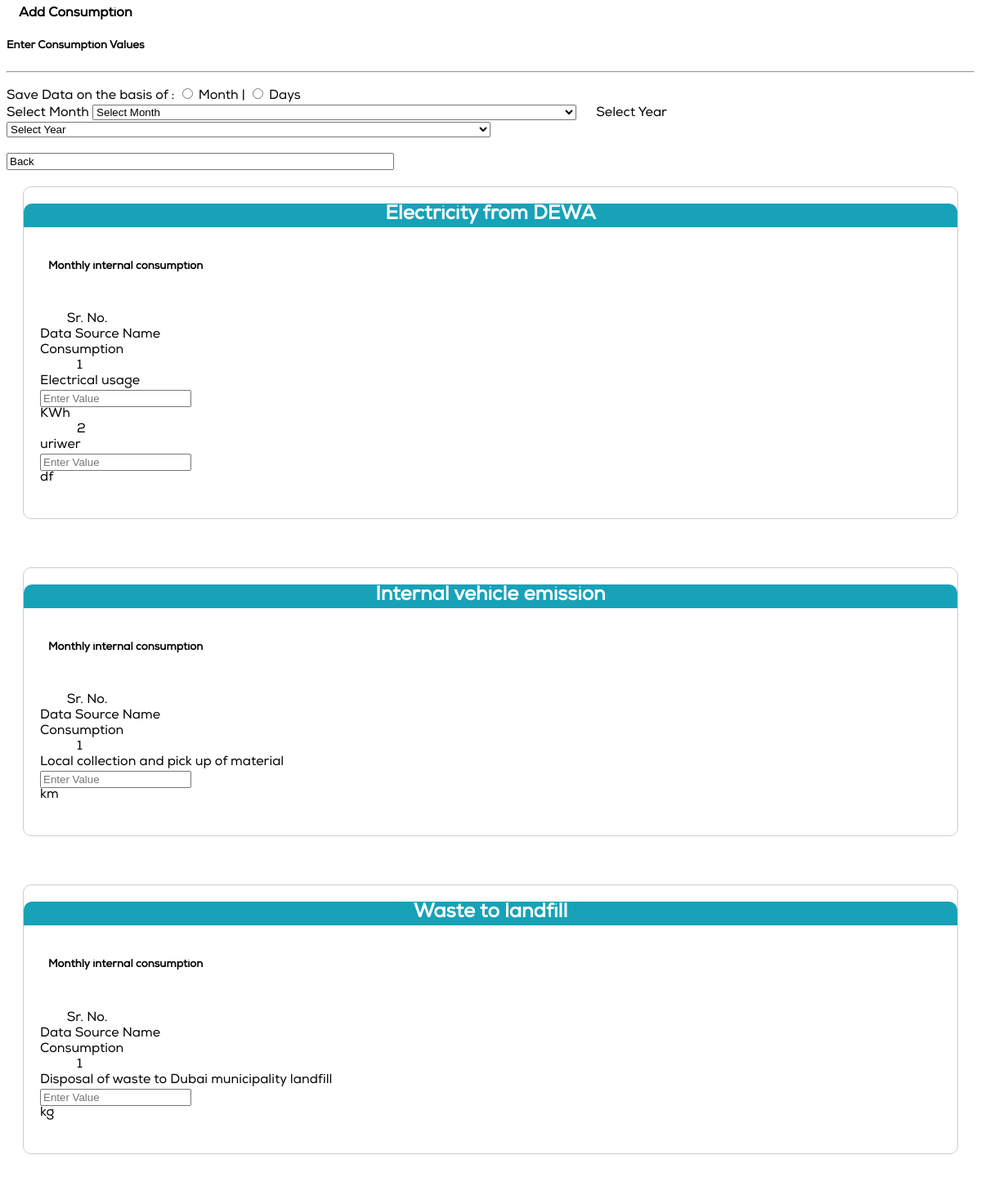
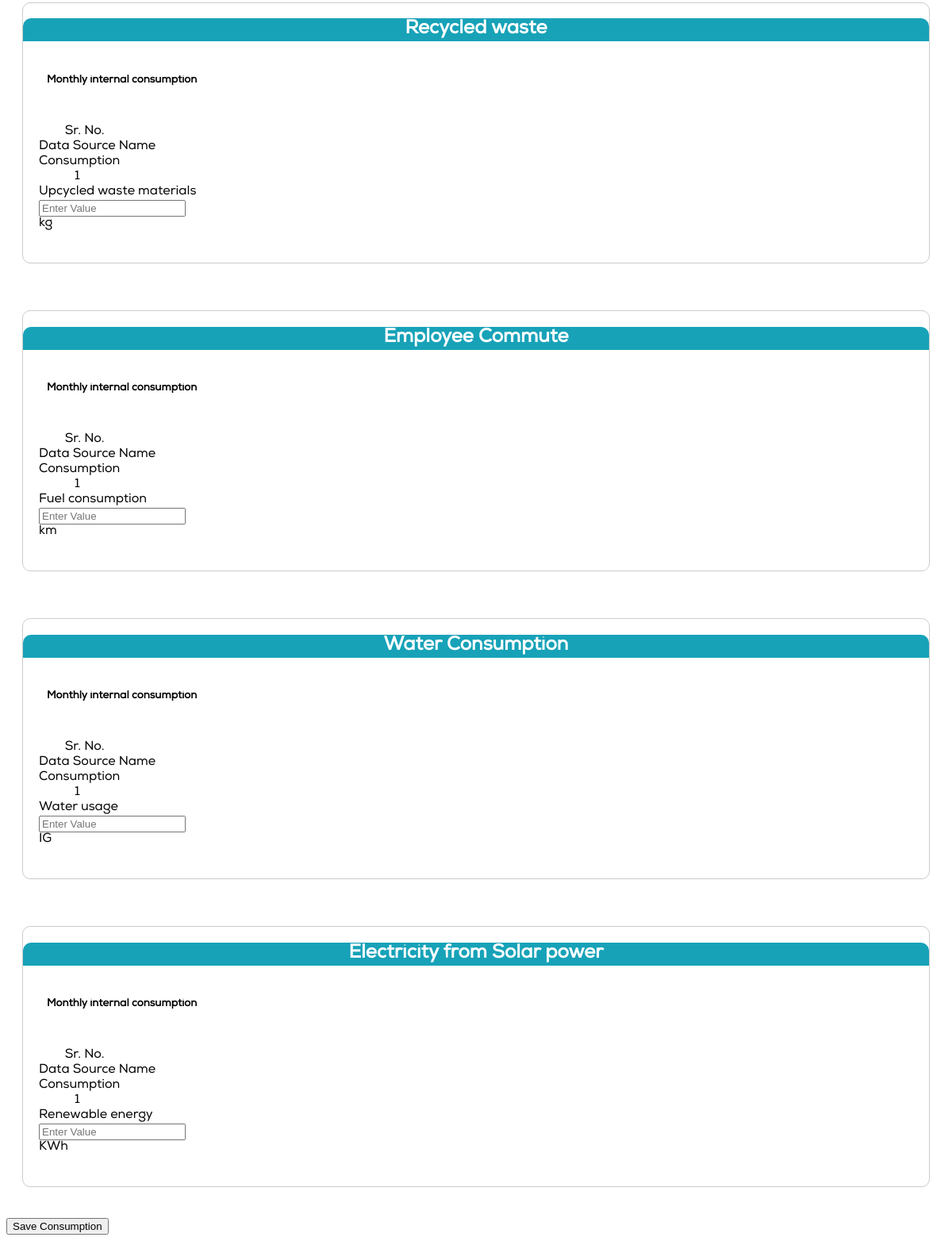
Page /alpha20feb/consumption2.php (signed in) on the committed database (2 pictures, top to bottom).
### tables this page shows
CREATE TABLE `data_source` (
  `data_source_id` int(11) NOT NULL,
  `data_source_name` varchar(45) NOT NULL,
  `data_source_units` varchar(45) DEFAULT NULL,
  `is_visibility` int(11) NOT NULL DEFAULT 1,
  `icon` varchar(500) NOT NULL
);

CREATE TABLE `data_source_group` (
  `data_source_group_id` int(11) NOT NULL,
  `data_source_id` int(11) DEFAULT NULL,
  `data_source_group_name` varchar(100) DEFAULT NULL,
  `is_visibility` int(11) NOT NULL DEFAULT 1
);

CREATE TABLE `data_source_subcategory` (
  `data_source_subcategory_id` int(11) NOT NULL,
  `data_source_id` int(11) DEFAULT NULL,
  `data_source_subcategory_name` varchar(250) DEFAULT NULL,
  `data_source_group_id` int(11) DEFAULT NULL,
  `data_source_subcategory_unit` varchar(45) DEFAULT NULL,
  `is_visibility` int(11) NOT NULL DEFAULT 1,
  `is_reduction` varchar(45) DEFAULT NULL,
  `data_source_subcategory_unit2` varchar(255) DEFAULT NULL
);

### alpha20feb/consumption2.php (the view, shortened to what this page needs)
<?php require 'includes/header_start.php';
include 'database.php';
?>
        <link rel="stylesheet" href="plugins/morris/morris.css">
            <div class="content-page">
                <div class="content">
                <div class="col-sm-6">
					<h4 style="margin-left: 15px;">Add Consumption</h4>
				</div>
                    <div class="container-fluid">
                    <div class="card">
                        <div class="card-body">
                    <h5 class="card-title">Enter Consumption Values </h5>
                    </div>
                    <hr>
                        <div class="card-body">
            <div class="card" style="margin-bottom:10px ;">
            <div class="card-body">
            <div class="row">
            <div class="col-md-4" style="margin-top:7px ;">
            <label for="choice">Save Data on the basis of :</label>
            <input type="radio" name="choice" value="yes" id="yesRadio"> Month |
            <input type="radio" name="choice" value="no" id="noRadio"> Days
                  </div>
                    <div class="col-md-8">
                    <div   id="monthYearFields">
                        <div class="row">
                    <label for="inputPassword3" class="col-form-label col-md-2" style ="width:100% ;" >Select Month</label>
                    <select class="form-control select2 col-md-3" name="month" data-dropdown-css-class="select2" style="margin-left:0%; width:50% ;" id="monthSelect" required>
					<option value="">Select Month</option>
                    </select>
                    <label for="inputPassword3" class="col-form-label col-md-2" style ="width:100% ;margin-left:20px">Select Year</label>
                    <select class="form-control select2 col-md-3" name="year" data-dropdown-css-class="select2" style="margin-left:0%; width:50% ;" id="monthSelect" required>
					<option value="">Select Year</option>
                    </select>
                    </div>
                    </div>
                    </div>
                    </div>
                    <div class="col-md-2">
                    <h3 class="card-title"><a href="table_consumption.php"><input  style="margin-left:0; width:40%" class="btn btn-success float-left" value="Back"></a></h1>
                    </div>
                   </div>
                </div>
            </div>
            <?php
            $sql1= "select * from data_source where is_visibility='1'";
            $result1= mysqli_query($conn, $sql1);
            $data_source=array();
            if(mysqli_num_rows($result1)>0){
                while($row1=mysqli_fetch_assoc($result1)){
                    $data_source[]=$row1;
                }
            }
            foreach($data_source as $value_source){
            ?>
			<div id="myDiv" class="myDiv" style=" border: 1px solid #ccc; padding: 20px;margin:20px; border-radius: 10px;">
            <div style="margin: -20px; background-color:#17a2b8; color:white; text-align: center; border-radius: 10px 10px 0px 0px;">
            <h2><?php print_r($value_source['data_source_name']); ?></h2>
			</div>
<br>
            <?php
          $data_source_id=$value_source['data_source_id'];
            $sql2= "select * from data_source_group where data_source_id=$data_source_id and is_visibility='1'";
            $result2= mysqli_query($conn, $sql2);
            $data_source_group=array();
            if(mysqli_num_rows($result2)>0){
                while($row2=mysqli_fetch_assoc($result2)){
                    $data_source_group[]=$row2;
                }
            }
            foreach($data_source_group as $value_group){
            ?>
            <h5 style="margin-left: 10px;"><?php print_r($value_group['data_source_group_name'])?></h5>
			<div class="row" style="padding-top:25px!important;">
					<div class="col-2">
						<div class="form-group">
							<label>&nbsp;&nbsp;&nbsp;&nbsp;&nbsp;&nbsp;&nbsp; Sr. No.</label><br>
						</div>
					</div>
					<div class="col-6">
						<div class="form-group">
							<label>Data Source Name</label><br>
						</div>
					</div>
					<div class="col-2">
						<div class="form-group" >
							<label>Consumption</label>
						</div>
					</div>
				</div>
				<?php
            $data_source_id=$value_source['data_source_id'];
			 $data_source_group_id=$value_group['data_source_group_id'];
            $sql3= "select * from  data_source_subcategory where data_source_id='$data_source_id' and data_source_group_id='$data_source_group_id'
		   order by data_source_subcategory_id ASC";
            $result3= mysqli_query($conn, $sql3);
			$data_subcategory=array();
            if(mysqli_num_rows($result3)>0){
                while($row3=mysqli_fetch_assoc($result3)){
                    $data_subcategory[]=$row3;
                }
            }
$sno=1;
            foreach($data_subcategory as $value_subcategory){
            ?>
				<div class="row">
					<div class="col-2">
						<div class="form-group">
							<label style="font-weight: 300;  margin-top: 4px;">&nbsp;&nbsp;&nbsp;&nbsp;&nbsp;&nbsp;&nbsp;&nbsp;&nbsp;&nbsp; <?php echo $sno;?></label>
						</div>
					</div>
					<div class="col-6">
						<div class="form-group">
							<label style="font-weight: 300;  margin-top: 4px;"><?php print_r($value_subcategory['data_source_subcategory_name']);?></label>
						</div>
					</div>
					<div class="col-2">
						<div class="form-group" >
							<input type="text" class="form-control" name="consumption_value[]" placeholder="Enter Value" pattern="\d*\.?\d+" title="Please enter a numeric value." required>
						</div>
					</div>
					<div class="col-2">
						<div class="form-group" >
						<label style="font-weight: 300; margin-top: 4px;"><?php print_r($value_subcategory['data_source_subcategory_unit']);?></label>
						</div>
					</div>
				</div>
				<?php
				$sno++;
            }
			?>
<?php
		}
	?>
	<br></div><br>
	<?php
        }
				?>
				</div>
			    <div class="card-footer">
				<input type="submit"  class="btn btn-info" name="submit" value="Save Consumption" >
				</div>
				</div>
                        </div>
                    </div>

### rows in the picture
data_source: value "Electricity from DEWA"
data_source_group: value "Monthly internal consumption"
data_source_subcategory: value "Electrical usage KWh"
data_source_subcategory: value "uriwer df"
data_source: value "Internal vehicle emission"
data_source_group: value "Monthly internal consumption"
data_source_subcategory: value "Local collection and pick up of material km"
data_source: value "Waste to landfill"
data_source_group: value "Monthly internal consumption"
data_source_subcategory: value "Disposal of waste to Dubai municipality landfill kg"
data_source: value "Recycled waste"
data_source_group: value "Monthly internal consumption"
data_source_subcategory: value "Upcycled waste materials kg"
data_source: value "Employee Commute"
data_source_group: value "Monthly internal consumption"
data_source_subcategory: value "Fuel consumption km"
data_source: value "Water Consumption"
data_source_group: value "Monthly internal consumption"
data_source_subcategory: value "Water usage IG"
data_source: value "Electricity from Solar power"
data_source_group: value "Monthly internal consumption"
data_source_subcategory: value "Renewable energy KWh"
